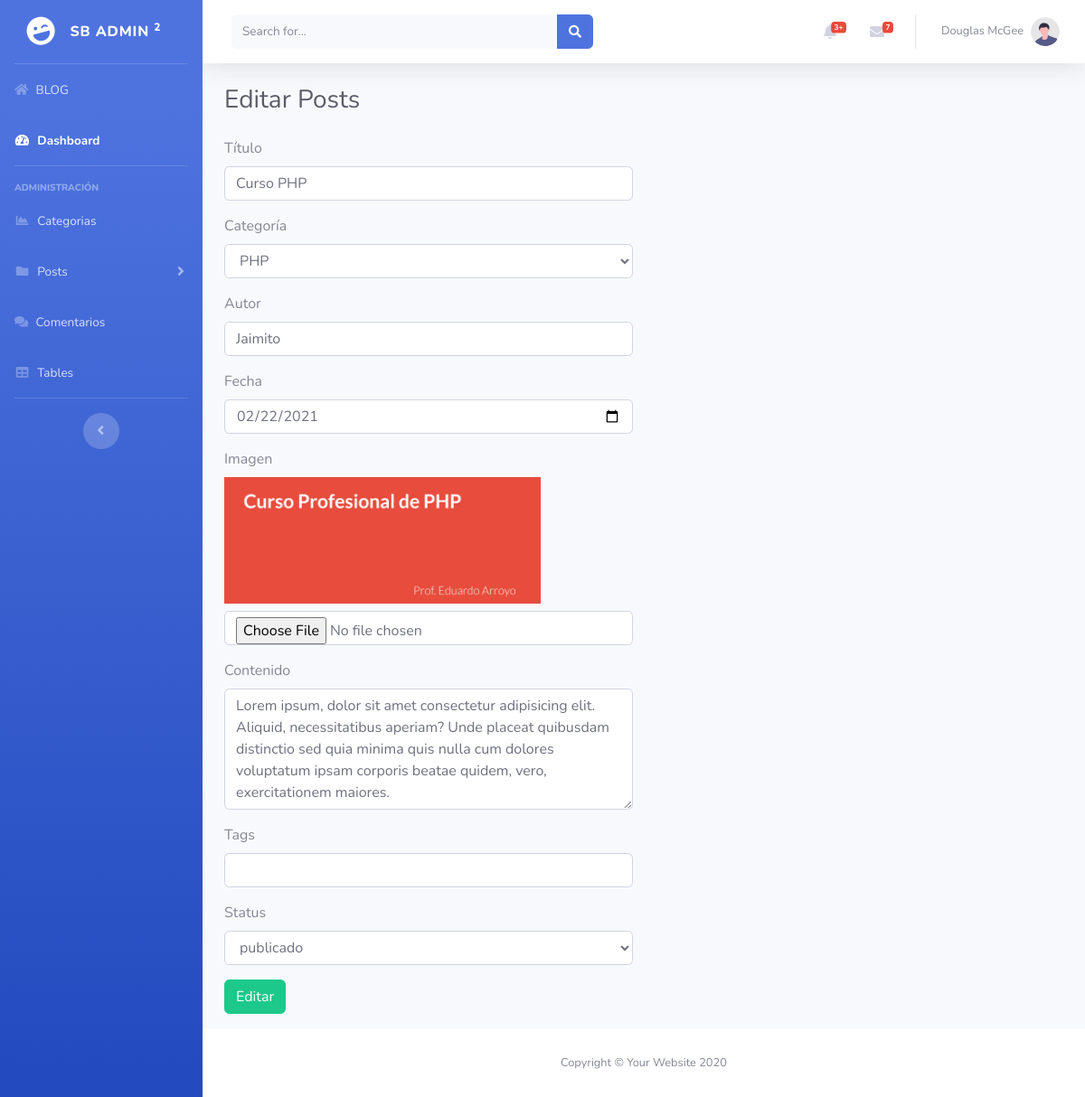
/admin/index.php?posts_edit=1, run on the app's committed database.
### tables this page shows
CREATE TABLE `posts` (
  `post_id` int(10) UNSIGNED NOT NULL,
  `post_cat_id` int(10) NOT NULL,
  `post_titulo` varchar(255) NOT NULL,
  `post_autor` varchar(50) NOT NULL,
  `post_fecha` date NOT NULL,
  `post_img` text NOT NULL,
  `post_contenido` text NOT NULL,
  `post_tag` varchar(255) NOT NULL,
  `post_vistas` int(11) NOT NULL,
  `post_status` varchar(20) NOT NULL
);

### recursos/funciones.php (called while the page is built, shortened)
<?php
    function f_query($sql){
        global $conexion;
        return mysqli_query($conexion,$sql);
    }
    function f_fetch_array($resultado){
        return mysqli_fetch_array($resultado);
    }
    function f_escape_string($string){
        global $conexion;
        return mysqli_real_escape_string($conexion, $string);
    }
?>

### recursos/plantillas/back/posts_edit.php (the view, shortened to what this page needs)
<?php
    if(isset($_GET['posts_edit'])){
        $post_id = f_escape_string(trim($_GET['posts_edit']));
        $query = f_query("SELECT * FROM posts WHERE post_id = {$post_id}");
        $fila = f_fetch_array($query);
    }
?>
<div class="d-sm-flex align-items-center justify-content-between mb-4">
    <h1 class="h3 mb-0 text-gray-800">Editar Posts</h1>
</div>
<div class="row">
    <div class="col-md-6">
        <form action="" method="post" enctype="multipart/form-data">
            <div class="form-group">
                <label for="">Título</label>
                <input
                    type="text"
                    class="form-control"
                    name="post_titulo"
                    value="<?php echo $fila['post_titulo']; ?>"
                >
            </div>
            <div class="form-group">
                <label for="">Categoría</label>
                <select name="post_cat_id" id="" class="form-control">
                    <?php
                        $query = f_query("SELECT * FROM categorias");
                        while($fila_categoria = f_fetch_array($query)){
                            $cat_id = f_escape_string(trim($fila_categoria['cat_id']));
                            $cat_nombre = f_escape_string(trim($fila_categoria['cat_nombre']));
                            if($cat_id == $fila['post_cat_id']){
                                echo "<option value='{$cat_id}' selected>{$cat_nombre}</option>";
                            }
                            else{
                                echo "<option value='{$cat_id}'>{$cat_nombre}</option>";
                            }
                        }
                    ?>
                </select>
            </div>
            <div class="form-group">
                <label for="">Autor</label>
                <input
                    type="text"
                    class="form-control"
                    name="post_autor"
                    value="<?php echo $fila['post_autor']; ?>"
                >
            </div>
            <div class="form-group">
                <label for="">Fecha</label>
                <input
                    type="date"
                    class="form-control"
                    name="post_fecha"
                    value="<?php echo $fila['post_fecha']; ?>"
                >
            </div>
            <div class="form-group">
                <label for="">Imagen</label>
                <br>
                <img src="../img/<?php echo $fila['post_img']; ?>" alt="" width="350" class="mb-2">
                <input type="file" class="form-control" name="post_img">
            </div>
            <div class="form-group">
                <label for="">Contenido</label>
                <textarea name="post_contenido" id="" cols="30" rows="5" class="form-control"><?php echo $fila['post_contenido']; ?></textarea>
            </div>
            <div class="form-group">
                <label for="">Tags</label>
                <input
                    type="text"
                    class="form-control"
                    name="post_tags"
                    value="<?php echo $fila['post_tags']; ?>"
                >
            </div>
            <div class="form-group">
                <label for="">Status</label>
                <select name="post_status" id="" class="form-control">
                    <option value="<?php echo $fila['post_status']; ?>" selected><?php echo $fila['post_status']; ?></option>
                </select>
            </div>
            <div class="form-group">
                <input type="submit" class="btn btn-success" name="guardar" value="Editar">
            </div>
        </form>
    </div>
</div>

### data on the page
posts: post_titulo "Curso PHP", post_autor "Jaimito", post_fecha "02/22/2021", post_img (picture), post_contenido "Lorem ipsum, dolor sit amet consectetur adipisicing elit. Aliquid, necessitatibus aperiam? Unde placeat quibusdam distinctio sed quia minima quis nulla cum dolores voluptatum ipsam corporis beatae quidem, vero, exercitationem maiores.", post_status "publicado"

### other printed values
form field post_cat_id "PHP"
